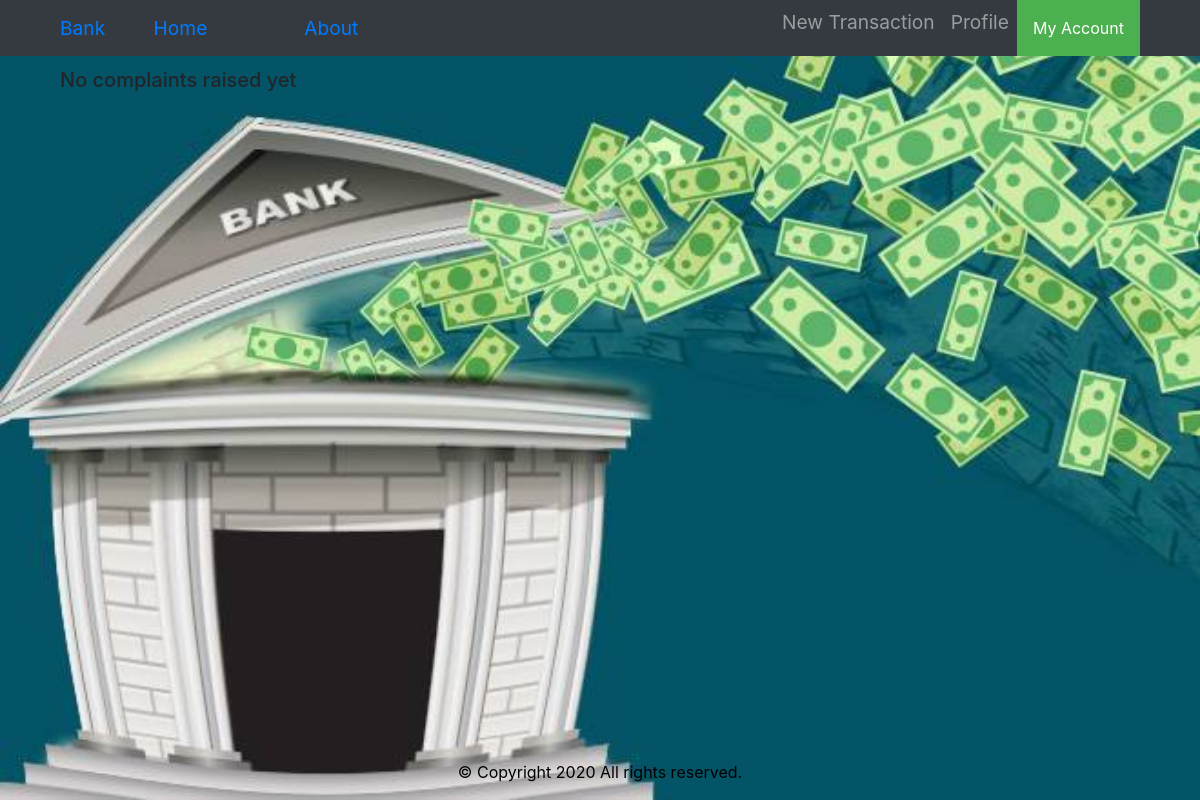
The app's page /user/my_complaints/ (signed in), older data.
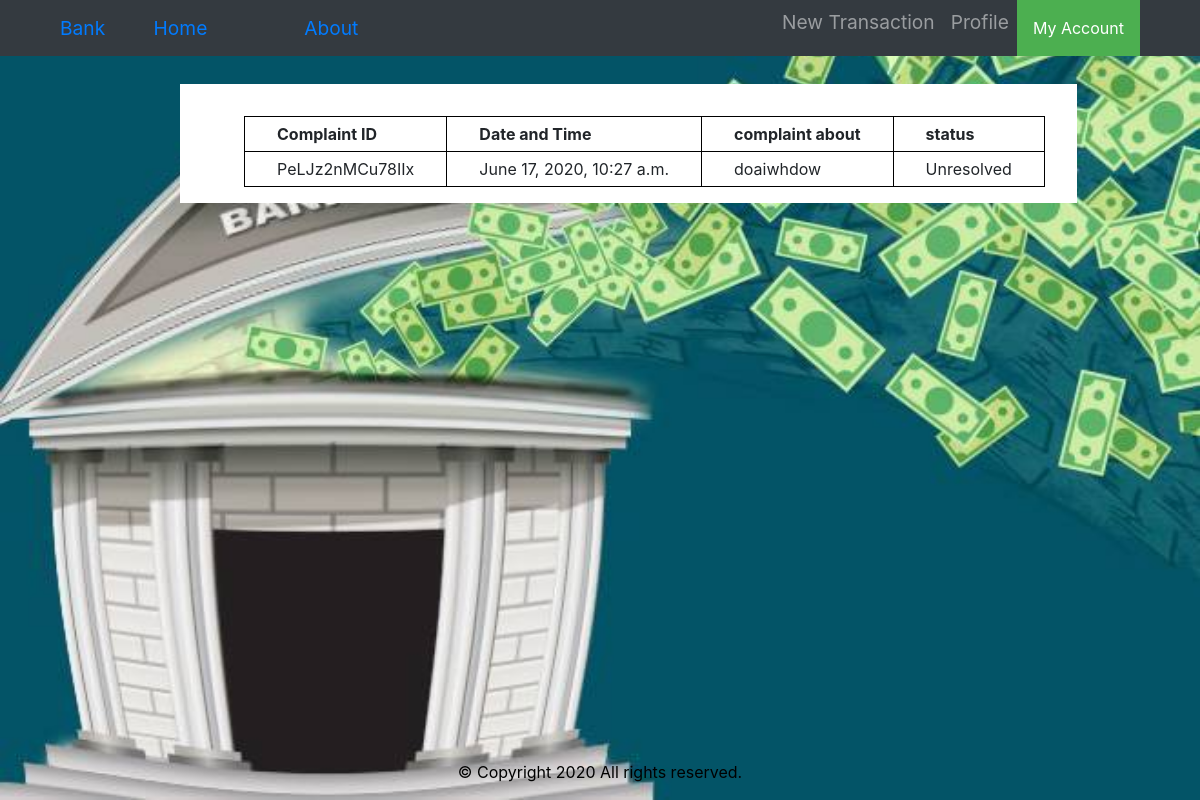
The same page, newer data.
### users/models.py (models this page shows, shortened)
class Complaint(models.Model):
    complaintID=models.CharField(max_length=15,unique=True)
    complaintUser=models.ForeignKey(User,on_delete=models.CASCADE)
    transaction=models.ForeignKey(Transaction,on_delete=models.CASCADE)
    dateTime=models.DateTimeField(auto_now=True)
    text=models.TextField(max_length=180)
    status=models.BooleanField(default=False)

### users/views.py (the view)
# urls.py: path('my_complaints/',MyComplaintListView.as_view(template_name='users/my_complaints.html'),name='my-complaints'),
class MyComplaintListView(LoginRequiredMixin,ListView):
    model=Complaint
    context_object_name='complaints'
    def get_queryset(self):
        queryset=Complaint.objects.all()
        complaints=queryset.filter(complaintUser=self.request.user)
        return complaints

### users/templates/users/my_complaints.html (shortened to what this page needs)
{% extends 'users/base.html' %} {% block bodyContentBlock %} {%if complaints %}
<div class="complaint background" >
<table style="margin-left: 2rem; margin-top: 1rem;">
    <tr>
        <th>Complaint ID</th>
        <th>Date and Time</th>
        <th>complaint about</th>
        <th>status</th>
    </tr>
    {%for complaint in complaints %}
    <tr>
        <td>{{complaint.complaintID}}</td>
        <td>{{complaint.dateTime}}</td>
        <td>{{complaint.text}}</td>
        {% if complaint.status%}
        <td>Resolved</td>
        {% else %}
        <td>Unresolved</td>
        {% endif %}
    </tr>
    {%endfor%}
</table>
</div>
{%else%}
<h5>No complaints raised yet</h5>
{% endif %} {% endblock bodyContentBlock %}

### users/templates/users/base.html (shortened to what this page needs)
{% load static %}
<!DOCTYPE html>
<html lang="en" dir="ltr">
<head>
    <link rel="stylesheet" href="{% static 'css/styles.css' %}">
    <link rel="stylesheet" href="https://stackpath.bootstrapcdn.com/bootstrap/4.3.1/css/bootstrap.min.css"
>
</head>
<body>
    <div>
        <nav style=" padding: 0 5%; font-size: larger; " class="navbar navbar-expand-lg navbar-dark bg-dark ">
            <a class="nav-item " href="{%url 'users:home' %} ">Bank</a>
            <span class="nav-item " style="padding: 0 3%; ">
                <a class="nav-link " href="{%url 'users:home'%} ">Home</a>
            </span>
            <span class="nav-item " style="padding: 0 3%; ">
                <a class="nav-link " href="{%url 'users:about'%} ">About</a>
            </span>
            <ul class="navbar-nav ml-auto ">
                <li class="nav-item ">
                    <a class="nav-link " href="{%url 'users:new-transaction'%} ">New Transaction</a>
                </li>
                <li class="nav-item ">
                    <a class="nav-link " href="{% url 'users:profile' user.username %} ">Profile</a>
                </li>
                <div class="dropdown">
                    <button class="dropbtn">My Account</button>
                </div>
            </ul>
        </nav>
    </div>
    <div class="copyright" style="color: black;">
        <p>&copy; Copyright 2020 All rights reserved.</p>
    </div>
    <div style="padding: 1% 5%;">
        {% block bodyContentBlock %} {%endblock bodyContentBlock%}
    </div>
</body>
</html>

### bauth/static/css/styles.css (style rules this page uses)
body { background-image:url('../Bank.jpeg'); background-repeat: no-repeat; background-attachment: fixed; background-size: 100% 100%; color: white; margin-bottom: 2rem; }
.background { background-color: white; padding: 1rem 2rem; margin-top: 1rem; }
table, th, td { border: 1px solid black; border-collapse: collapse; padding: 5px 2rem; }

### users/templates/users/base.html (style rules this page uses)
.copyright { position: fixed; left: 0; width: 100%; color: blueviolet; text-align: center; bottom: 0; }
.dropbtn { background-color: #4CAF50; color: white; padding: 16px; font-size: 16px; border: none; }
.dropdown { position: relative; display: inline-block; }

### users/templates/users/my_complaints.html (style rules this page uses)
.complaint { position:fixed; left:15%; }

Row changes from the older to the newer data that the page shows:
added Complaint: complaintID "PeLJz2nMCu78IIx", dateTime "June 17, 2020, 10:27 a.m.", text "doaiwhdow", status "Unresolved"
Text that changed along with them:
text no longer shown: "No complaints raised yet"
text now shown: "Complaint ID Date and Time complaint about status"
